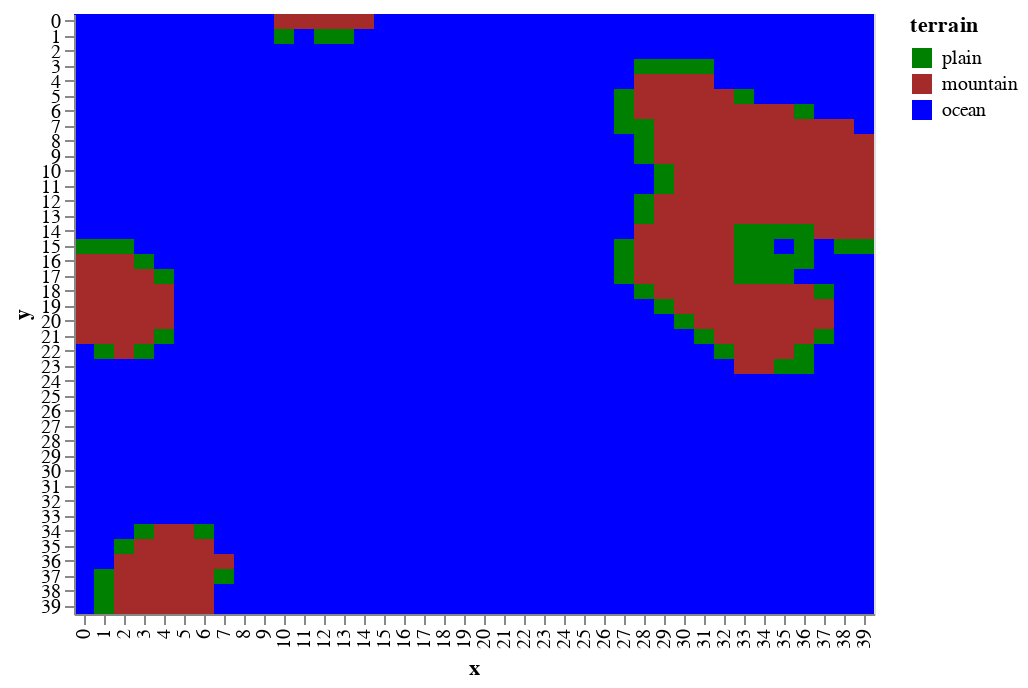

This figure's notebook cell:
### Markdown cell above
If the oceans were to come in at `height == 0` then you can assume that lower terrain is _under water_

### Code cell
draw.drawTerrainTypes(world.grid_elevation,world.landscape)

### Figure 1 — Vega-Lite specification as saved in the notebook (floating-point values rounded to 4 significant figures; data arrays with more than 128 entries replaced by an {"elided": "..."} marker saying what was removed)
{"$schema": "https://vega.github.io/schema/vega-lite/v2.6.0.json", "config": {"view": {"height": 300, "width": 400}}, "data": {"name": "data-2d402e48c813df790ce0fef2e0b09b7d"}, "datasets": {"data-2d402e48c813df790ce0fef2e0b09b7d": {"elided": "1600 records"}}, "encoding": {"color": {"field": "terrain", "scale": {"domain": ["plain", "mountain", "ocean"], "range": ["green", "brown", "blue"]}, "type": "nominal"}, "x": {"field": "x", "type": "ordinal"}, "y": {"field": "y", "type": "ordinal"}}, "mark": "rect"}
